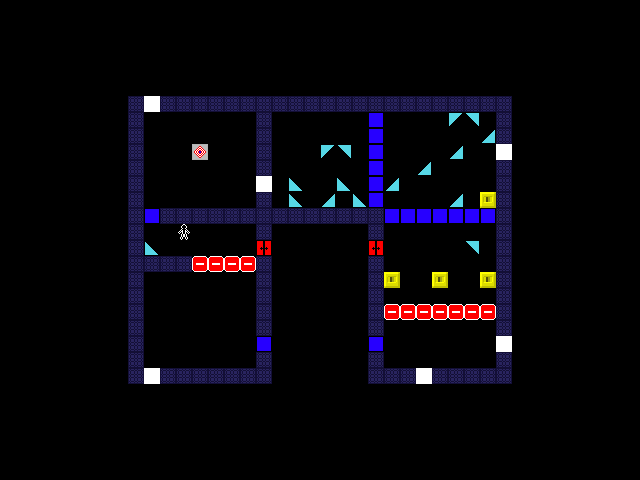

A 2D game scene composited from a Tiled map and its tileset images. What follows is a short description and the map's XML, with each tile layer's data collapsed to a summary:
An orthogonal 40x30 tile map with 16x16 px tiles, 5 tile layers (tiles, pieces, pieces2, pieces3, ...) and 5 objects.

<map version="1.10" tiledversion="1.11.0" orientation="orthogonal" renderorder="right-down" width="40" height="30" tilewidth="16" tileheight="16" infinite="0" nextlayerid="8" nextobjectid="12">
 <tileset firstgid="1" name="tiles" tilewidth="16" tileheight="16" tilecount="81" columns="9">
  <image source="tiles.png" width="144" height="144" />
 </tileset>
 <layer id="1" name="tiles" width="40" height="30">
  <data>[1200 cells, 139 non-empty, 5 distinct tile ids]</data>
 </layer>
 <layer id="2" name="pieces" width="40" height="30">
  <data>[1200 cells, 33 non-empty, 7 distinct tile ids]</data>
 </layer>
 <layer id="6" name="pieces2" width="40" height="30">
  <data>[1200 cells, 0 non-empty, 0 distinct tile ids]</data>
 </layer>
 <layer id="7" name="pieces3" width="40" height="30">
  <data>[1200 cells, 0 non-empty, 0 distinct tile ids]</data>
 </layer>
 <layer id="3" name="actors" width="40" height="30">
  <data>[1200 cells, 1 non-empty, 1 distinct tile ids]</data>
 </layer>
 <objectgroup id="5" name="connectors">
  <object id="7" x="390.843" y="278.688">
   <polyline points="0,0 62.3082,-127.449" />
  </object>
  <object id="8" x="488.27" y="282.086">
   <polyline points="0,0 -95.7281,-97.4274" />
  </object>
  <object id="9" x="491.102" y="199.953">
   <polyline points="0,0 -113.854,47.5808" />
  </object>
  <object id="10" x="486.571" y="195.421">
   <polyline points="0,0 -226.009,52.1123" />
  </object>
  <object id="11" x="440.123" y="279.821">
   <polyline points="0,0 -142.176,-99.1267" />
  </object>
 </objectgroup>
</map>
